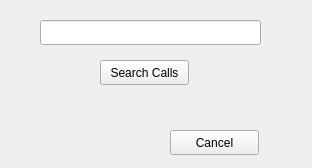
<?xml version="1.0" encoding="UTF-8"?>
<ui version="4.0">
 <class>CallForm</class>
 <widget class="QWidget" name="CallForm">
  <property name="geometry">
   <rect>
    <x>0</x>
    <y>0</y>
    <width>312</width>
    <height>168</height>
   </rect>
  </property>
  <property name="windowTitle">
   <string>Hamsters Call Sign Search Form</string>
  </property>
  <widget class="QLineEdit" name="lineEdit">
   <property name="geometry">
    <rect>
     <x>40</x>
     <y>20</y>
     <width>221</width>
     <height>25</height>
    </rect>
   </property>
  </widget>
  <widget class="QPushButton" name="Call_Button">
   <property name="geometry">
    <rect>
     <x>100</x>
     <y>60</y>
     <width>89</width>
     <height>25</height>
    </rect>
   </property>
   <property name="text">
    <string>Search Calls</string>
   </property>
  </widget>
  <widget class="QPushButton" name="Cancel_Button">
   <property name="geometry">
    <rect>
     <x>170</x>
     <y>130</y>
     <width>89</width>
     <height>25</height>
    </rect>
   </property>
   <property name="text">
    <string>Cancel</string>
   </property>
  </widget>
 </widget>
 <resources/>
 <connections/>
</ui>
